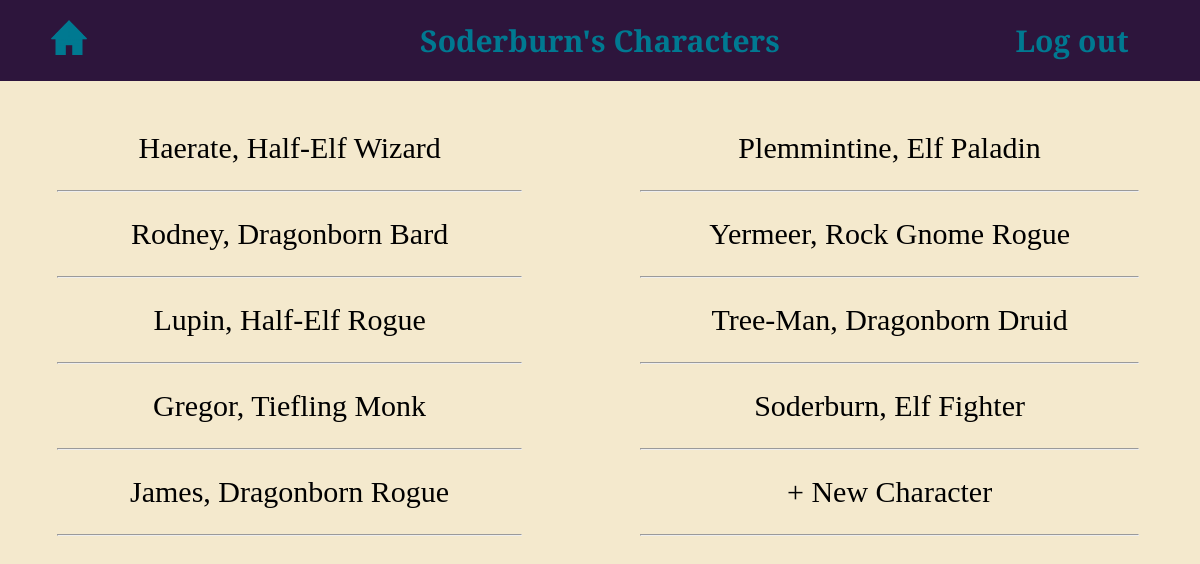
The page /user (signed in) on the database its author committed.
### tables this page shows
CREATE TABLE "User" (User_Id INTEGER PRIMARY KEY AUTOINCREMENT, Username TEXT, Hash TEXT, Salt TEXT);

CREATE TABLE "Character" (Character_Id INTEGER PRIMARY KEY AUTOINCREMENT, Name TEXT, Race INT REFERENCES Race (Race_Id), Class INT REFERENCES Class (Class_Id), Level Type, Background INT REFERENCES Background (Background_Id), HP INT, AC INT, Stats Text, Proficiencies TEXT, Speed INT, Notes TEXT, Current_HP , `Subclass` INTEGER REFERENCES `Subclass`(`Subclass_Id`), "User_Id" INTEGER REFERENCES "User"(`User_Id`), FOREIGN KEY (Class) REFERENCES Class (Class_Id), FOREIGN KEY (Background) REFERENCES Background (Background_Id));

CREATE TABLE "Race" (Race_Id INTEGER PRIMARY KEY AUTOINCREMENT, Name TEXT, Speed TEXT, ASI TEXT, Languages TEXT, Proficiencies TEXT);

CREATE TABLE Class (Class_Id INTEGER PRIMARY KEY AUTOINCREMENT, Name TEXT, HpDie TEXT, Proficiencies TEXT);

### routes.py (the view)
@app.route('/user')
def userPage():
    if 'user_id' not in session:
        return redirect('/login')
    conn = sqlite3.connect(db)
    cur = conn.cursor()
    cur.execute('SELECT Username FROM User WHERE User_Id = ?',
                (session['user_id'],))
    username = cur.fetchone()[0]
    cur.execute('''SELECT Character.Character_Id,Character.Name,Race.Name,
                Class.Name FROM Character JOIN Class ON
                 Character.Class = Class.Class_Id JOIN Race ON
                 Character.Race = Race.Race_Id WHERE User_Id = ?''',
                (session['user_id'],))
    resetSession()
    return render_template('UserPage.html', characters=cur.fetchall(),
                           username=username)

### routes.py (called while the page is built)
def resetSession():
    if 'user_id' in session:
        placeholder = session['user_id']
    else:
        placeholder = None
    session.clear()
    collect()
    if placeholder is not None:
        session['user_id'] = placeholder

### templates/UserPage.html (shortened to what this page needs)
<!DOCTYPE html>
<html>
    <head>
        <link rel = 'stylesheet', href = '../static/styles.css'>
    </head>
    <body>
        <div class = "main_create">
            <div class="formScrollHeader">
                <div class="headerText">
                    <a href="{{ url_for('userPage')}}"><img style = "width: 30%; margin-top: 10px;" src = "../static/Home.png" class = "menu_button"></a>
                </div>
                <div class="headerText">
                    {{username}}'s Characters
                </div>
                <a href="{{ url_for('logout')}}" class="headerText">
                        Log out
                </a>
            </div>
            <div class = "character_grid">
                {% for i in range(characters|length) %}
                <div>
                    <a href="{{ url_for('character_main', id=characters[i][0])}}" style="color: black; text-decoration: none;">{{characters[i][1]}}, {{characters[i][2]}} {{characters[i][3]}}</a>
                    <hr class = "character_divider">
                </div>
                {% endfor %}
                {% if characters|length <= 20 %}
                <div>
                    <a href="{{ url_for('create')}}" style="color: black; text-decoration: none;">+ New Character</a>
                    <hr class = "character_divider">
                </div>
                {% endif %}
            </div>
        </div>
    </body>
</html>

### static/styles.css (style rules this page uses)
.menu_button { width: 100%; }
body { margin: 0px; height: 70vw; }
.main_create { text-align: center; font-size: 30px; line-height: 1.8; background-color: #f4e9cd; font-family: "Bree Serif", serif; padding-bottom: 5px; min-height: 100%; display: block; width: auto; }
.formScrollHeader { text-align: center; align-items: center; background-color: #2d153c; width: auto; font-size: 30px; color: #007991; margin-top: 0px; padding: 10px; margin-block-end: 40px; display: grid; grid-template-columns: 1fr 1fr 6fr 2fr; }
.character_grid { display: grid; grid-template-columns: auto auto; }
.character_divider { width: 80%; }
.headerText { font-weight: bold; color: #007991; text-decoration: none; }
.headerText a,a:visited { text-decoration: none; font-weight: bold; color: #007991; position:relative; margin-top: 10px; }

### rows shown on the page
User: Username "Soderburn"
Character: Name "Haerate"
Race: Name "Half-Elf" "Half-Elf"
Class: Name "Wizard"
Character: Name "Plemmintine"
Race: Name "Elf" "Elf"
Class: Name "Paladin"
Character: Name "Rodney"
Race: Name "Dragonborn" "Dragonborn" "Dragonborn"
Class: Name "Bard"
Character: Name "Yermeer"
Race: Name "Rock Gnome"
Class: Name "Rogue" "Rogue" "Rogue"
Character: Name "Lupin"
Character: Name "Tree-Man"
Class: Name "Druid"
Character: Name "Gregor"
Race: Name "Tiefling"
Class: Name "Monk"
Character: Name "Soderburn"
Class: Name "Fighter"
Character: Name "James"
